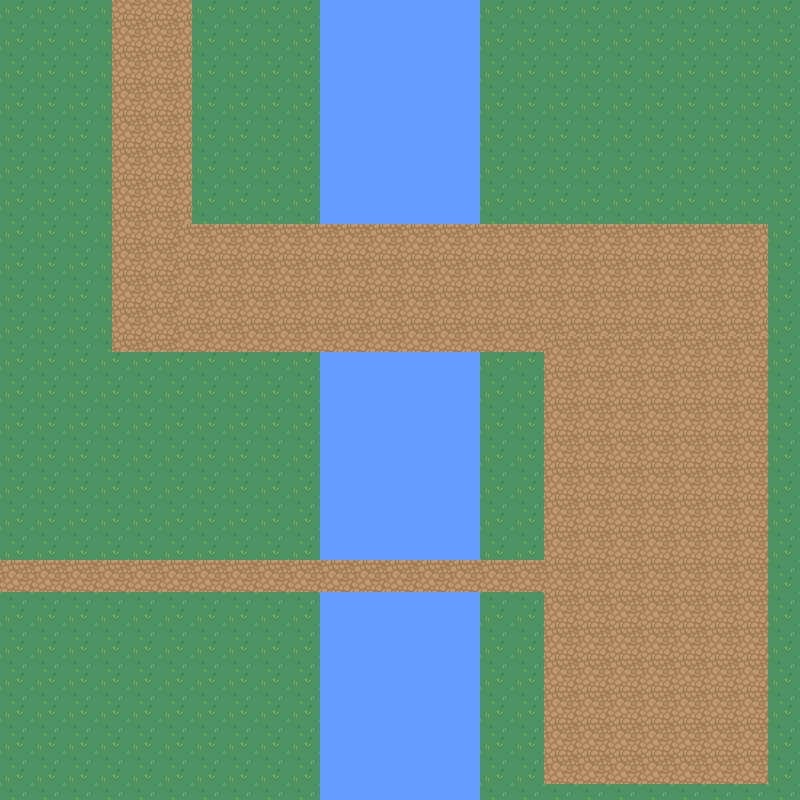

Below is a game level as drawn by its tile map, then a one-line description and the .tmx that defines it (tile-layer data replaced by summaries):
An orthogonal 50x50 tile map with 16x16 px tiles, 3 tile layers (floor, water, sol).

<map version="1.8" tiledversion="1.8.2" orientation="orthogonal" renderorder="right-down" width="50" height="50" tilewidth="16" tileheight="16" infinite="0" nextlayerid="4" nextobjectid="1">
 <tileset firstgid="1" source="RPG Nature Tileset.tsx" />
 <layer id="1" name="floor" width="50" height="50">
  <data>[2500 cells, 2500 non-empty, 4 distinct tile ids]</data>
 </layer>
 <layer id="3" name="water" width="50" height="50">
  <data>[2500 cells, 500 non-empty, 4 distinct tile ids]</data>
 </layer>
 <layer id="2" name="sol" width="50" height="50">
  <data>[2500 cells, 844 non-empty, 4 distinct tile ids]</data>
 </layer>
</map>
